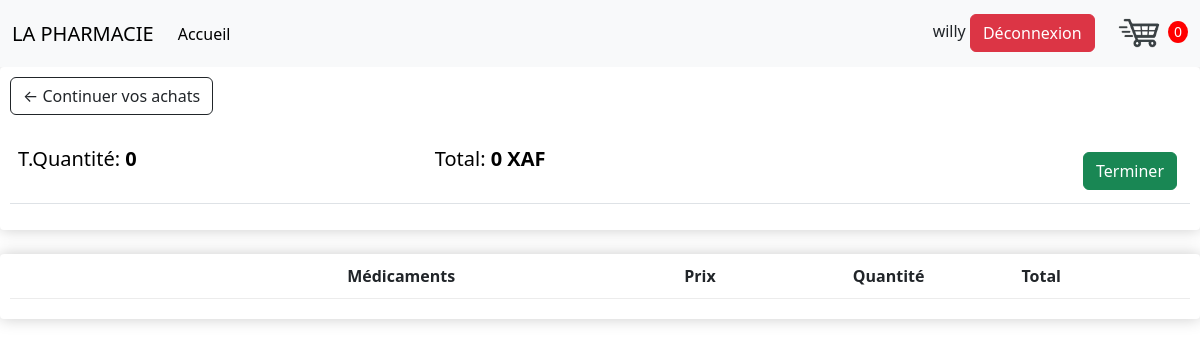
The page /panier/ (signed in) on the database as committed earlier.
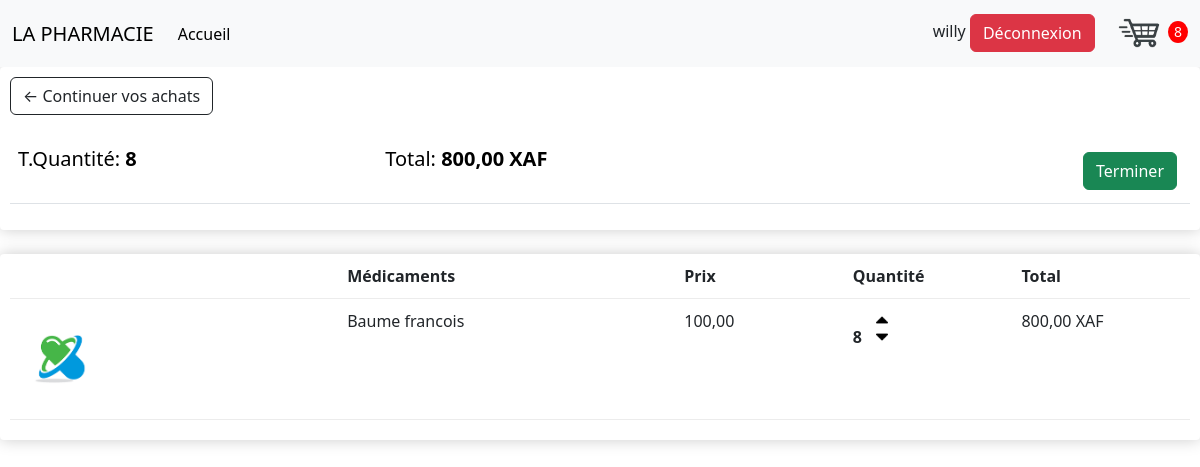
The same page on the database as committed later.
### App/models.py (models this page shows, shortened)
class Commande(models.Model):
    client = models.ForeignKey(Client, on_delete=models.SET_NULL, blank=True, null=True)
    date_commande = models.DateTimeField(auto_now_add=True)
    complete = models.BooleanField(default=False, null=True, blank=True)
    transaction_id = models.CharField(max_length=200, null=True, blank=True)
    status = models.CharField(max_length=200, null=True, blank=True)
    total_trans = models.DecimalField(max_digits=10, decimal_places=2, null=True, blank=True)
    @property
    def get_panier_total(self):
        articles = self.commandearticle_set.all()
        total = sum([article.get_total for article in articles])
        return total
    @property
    def get_panier_article(self):
        artices = self.commandearticle_set.all()
        total = sum([article.quantite for article in artices])
        return total

class CommandeArticle(models.Model):
    produit = models.ForeignKey(Produit, on_delete=models.SET_NULL, blank=True, null=True)
    commande = models.ForeignKey(Commande, on_delete=models.SET_NULL, blank=True, null=True)
    quantite = models.IntegerField(default=0, null=True, blank=True)
    date_added = models.DateTimeField(auto_now_add=True)
    @property
    def get_total(self):
        total = self.produit.price * self.quantite
        return total

class Produit(models.Model):
    categorie = models.ForeignKey(Category, on_delete=models.SET_NULL, blank=True, null=True)
    name = models.CharField(max_length=100, null=True)
    price = models.DecimalField( max_digits=10, decimal_places=2)
    digital = models.BooleanField(default=False, null=True, blank=True)
    nombre = models.IntegerField(default=0)
    date_ajout = models.DateTimeField(auto_now_add=True)
    class Meta:
        ordering = ['-date_ajout']

### App/views.py (the view)
# urls.py: path('panier/', views.panier, name="panier page"),
@login_required(login_url='/login')
def panier(request, *args, **kwargs):
    data = data_cookie(request)
    articles = data['articles']
    commande = data['commande']
    nombre_article = data['nombre_article']
    context = {
        'articles' : articles,
        'commande': commande,
        'nombre_article': nombre_article
    }
    return render(request, 'shop/panier.html', context)

### App/utils.py (called while the page is built)
def data_cookie(request):
    if request.user.is_authenticated:
        client = request.user.client
        commande, created = Commande.objects.get_or_create(client=client, complete=False)
        articles = commande.commandearticle_set.all()
        nombre_article = commande.get_panier_article
    else:
        cookie_panier = panier_cookie(request)
        articles = cookie_panier['articles']
        commande = cookie_panier['commande']
        nombre_article = cookie_panier['nombre_article']
    context = {
        'articles' : articles,
        'commande': commande,
        'nombre_article': nombre_article
    }
    return context

### templates/shop/panier.html
{% extends 'base.html' %}
{% load static %}
{% block content %}
<div class="row">
    <div class="col-lg-12">
        <div class="box-element">
            <a href="/" class="btn btn-outline-dark">&#x2190; Continuer vos achats</a>
            <br><br>
            <table class="table">
                <tr>
                    <th><h5>T.Quantité: <strong>{{commande.get_panier_article}}</strong></h5></th>
                    <th><h5>Total: <strong>{{commande.get_panier_total}} XAF</strong></h5></th>
                    <th>
                        <a style="float: right; margin:5px" href="/commande" class="btn btn-success">
                        Terminer</a>
                    </th>
                </tr>
            </table>
        </div>
        <br>
        <div class="box-element">
            <div class="panier-row">
                <div style="flex:2"></div>
                <div style="flex:2"><strong>Médicaments</strong></div>
                <div style="flex:1"><strong>Prix</strong></div>
                <div style="flex:1"><strong>Quantité</strong></div>
                <div style="flex:1"><strong>Total</strong></div>
            </div>
            {% for article in articles %}
            <div class="panier-row">
                <div style="flex:2"><img class="row-image" src="{% static 'images/med.png' %}" alt="panierImage"></div>
                <div style="flex:2">{{article.produit.name}}</div>
                <div style="flex:1">{{article.produit.price}}</div>
                <div style="flex:1">
                <p class="quantite">{{article.quantite}}</p>
                <div class="quantite">
                <img class="chg-quantite update-panier" data-produit={{article.produit.pk}} data-action="add" src="{% static 'images/arrow-up.png' %}" alt="">
                <img class="chg-quantite update-panier" data-produit={{article.produit.pk}} data-action="remove" src="{% static 'images/arrow-down.png' %}" alt="">
                </div>
                </div>
                <div style="flex:1">{{article.get_total}} XAF</div>
            </div>
            {% endfor %}
        </div>
    </div>
</div>
{% endblock content %}

### templates/base.html (shortened to what this page needs)
{% load static %}
<!DOCTYPE html>
<html lang="en">
<head>
    <link rel="stylesheet" type="text/css" href="{% static 'css/main.css' %}">
    <link rel="stylesheet" href="{% static 'css/bootstrap.min.css' %}">
</head>
<body>
    <nav class="navbar navbar-expand-lg bg-body-tertiary">
        <div class="container-fluid">
            <a class="navbar-brand" href="/">LA PHARMACIE</a>
            <div class="collapse navbar-collapse" id="navbarSupportedContent">
                <ul class="navbar-nav me-auto mb-2 mb-lg-0">
                    <li class="nav-item">
                        <a class="nav-link active" aria-current="page" href="/">Accueil</a>
                    </li>
                </ul>
                <div class="form-inline my-2 my-lg-0">
                    {{request.user}}
                    <a href="/logout" class="btn btn-danger">Déconnexion</a>
                    <a href="/panier" style="text-decoration: none;">
                        <img id="icon-panier" src="{% static 'images/panier.png'%}" alt="panier">
                    </a>
                    <p id="total-panier">{{nombre_article}}</p>
                </div>
            </div>
        </div>
    </nav>
    {% block content %}
    {% endblock content %}
</body>
</html>

### static/css/main.css (style rules this page uses)
body { background-color: hsl(0, 0%, 98%); }
h1,h2,h3,h4,h5,h6 { color:hsl(0, 0%, 30%); }
.box-element { box-shadow:hsl(0, 0%, 80%) 0 0 16px; background-color: #fff; border-radius: 4px; padding: 10px; }
#icon-panier { width: 50px; display: inline-block; margin-left: 15px; }
#total-panier { display: inline-block; text-align: center; color: #fff; background-color: red; width: 20px; height: 22px; border-radius: 50%; font-size: 14px; }
.btn { border-radius: 0; }
.panier-row { display: flex; align-items: flex-stretch; padding-bottom: 10px; margin-bottom: 10px; border-bottom: 1px solid #ececec; }
.row-image { width: 100px; }
.quantite { display: inline-block; font-weight: 700; padding-right:10px; }
.chg-quantite { width: 12px; cursor: pointer; display: block; margin-top: 5px; transition:.1s; }

Rows that differ between the two databases and show on the page:
computed for Commande: get_panier_article "0" → "8"; get_panier_total "0" → "800,00"
added CommandeArticle: produit.name "Baume francois", produit.price "100,00", quantite "8", get_total "800,00"
Other text that changed with them:
{{ nombre_article }}: "0" → "8"
